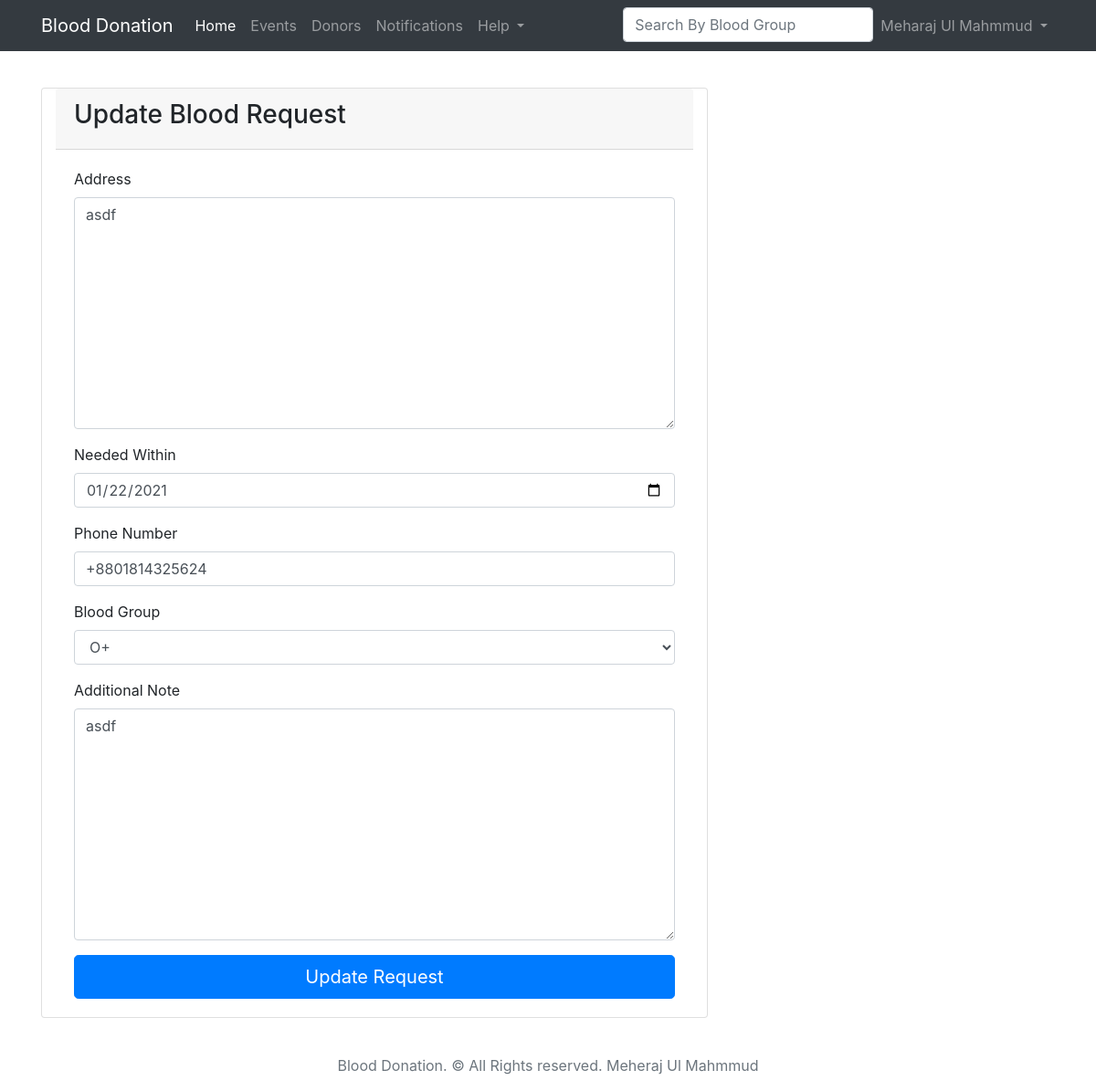
Screenshot of /edit-request/4 (signed in) with the database file from the repository.
### user/models.py (models this page shows, shortened)
class User(AbstractBaseUser):
    email = models.EmailField(max_length=255, unique=True)
    name = models.CharField(max_length=255)
    date_joined = models.DateTimeField(auto_now_add=True)
    is_active = models.BooleanField(default=True)
    is_staff = models.BooleanField(default=False)
    is_admin = models.BooleanField(default=False)
    USERNAME_FIELD = 'email'
    REQUIRED_FIELDS = ['name']  # Email & Password are required by default.
    objects = MyUserManager()

### blood_request/models.py (models this page shows, shortened)
class RequestModel(models.Model):
    BLOOD_GROUP_CHOICES = [
        ('A+', 'A+'),
        ('A-', 'A-'),
        ('B+', 'B+'),
        ('B-', 'B-'),
        ('AB+', 'AB+'),
        ('AB-', 'AB-'),
        ('O+', 'O+'),
        ('O-', 'O-'),
    ]
    user = models.ForeignKey('user.User', null=True, on_delete=models.CASCADE)
    address = models.TextField(max_length=255)
    needed_within = models.DateField()
    phone = models.CharField(max_length=20)
    blood_group = models.CharField(max_length=255, choices=BLOOD_GROUP_CHOICES)
    note = models.TextField(blank=True, null=True)
    posted_on = models.DateTimeField(auto_now_add=True)

### blood_request/views.py (the view, shortened to what this page needs)
# urls.py: path('edit-request/<str:pk>', edit_request_view, name="edit-request"),
@login_required(login_url='login')
def edit_request_view(request, pk):
    task = "Update"
    request_item = RequestModel.objects.get(id=pk)
    form = PostRequestForm(instance=request_item)
    context = {
        'task': task,
        'form': form
    }
    return render(request, 'request/create_request.html', context)

### blood_request/forms.py
class PostRequestForm(ModelForm):
    needed_within = forms.DateField(widget=forms.DateInput(attrs={'type': 'date'}))
    class Meta:
        model = RequestModel
        fields = '__all__'
        exclude = ['user']

### blood_request/templates/request/create_request.html (shortened to what this page needs)
{% extends "request/base.html" %}
{% load widget_tweaks %}
{% block content %}
<div class="col-md-8 mt-4">
    <div class="card my-4">
        <div class="col-lg-12">
            <div class="card-header">
                <h3 class="text-black">{{ task }} Blood Request</h3>
            </div>
            <div class="card-body">
                <form method="POST" action="">
                    <div class="form-group">
                        <label>Address</label><br/>
                        {{form.address|add_class:"form-control"}}
                    </div>
                    <div class="form-group">
                        <label>Needed Within</label>
                        {{form.needed_within|add_class:"form-control"}}
                    </div>
                    <div class="form-group">
                        <label>Phone Number</label>
                        {{form.phone|add_class:"form-control"}}
                    </div>
                    <div class="form-group">
                        <label>Blood Group</label> <br>
                        {{form.blood_group|add_class:"form-control"}}
                    </div>
                    <div class="form-group">
                        <label>Additional Note</label><br/>
                        {{form.note|add_class:"form-control"}}
                    </div>
                    <button type="submit" class="btn btn-primary btn-lg btn-block">{{ task }} Request</button>
                </form>
            </div>
        </div>
    </div>
</div>
{% endblock %}

### blood_request/templates/request/base.html (shortened to what this page needs)
<!DOCTYPE html>
{% load static %}
<html lang="en">
<head>
    <link href="https://stackpath.bootstrapcdn.com/bootstrap/4.5.2/css/bootstrap.min.css"
 rel="stylesheet">
</head>
<body>
<nav class="navbar navbar-expand-lg navbar-dark bg-dark fixed-top">
    <div class="container">
        <a class="navbar-brand" href="{% url 'home' %}">Blood Donation</a>
        <div class="collapse navbar-collapse" id="navbarResponsive">
            <ul class="navbar-nav">
                {% if user.is_authenticated %}
                <li class="nav-item">
                    <a class="nav-link active" href="{% url 'home' %}">Home</a>
                </li>
                <li class="nav-item">
                    <a class="nav-link" href="{% url 'event-home' %}">Events</a>
                </li>
                <li class="nav-item">
                    <a class="nav-link" href="{% url 'donors' %}">Donors</a>
                </li>
                <li class="nav-item">
                    <a class="nav-link" href="{% url 'notification' %}">Notifications</a>
                </li>
                <li class="nav-item dropdown">
                    <a aria-expanded="false" aria-haspopup="true" class="nav-link dropdown-toggle"
                       data-toggle="dropdown"
                       href="#" id="navbarDropdownMenuLink" role="button">
                        Help
                    </a>
                </li>
                {% endif %}
            </ul>
            <ul class="navbar-nav ml-auto">
                <li class="nav-item">
                    <form method="GET">
                        <input class="form-control" type="text" id="id_q" name="q" placeholder="Search By Blood Group"
                               >
                    </form>
                </li>
                <li class="nav-item dropdown">
                    <a aria-expanded="false" aria-haspopup="true" class="nav-link dropdown-toggle"
                       data-toggle="dropdown"
                       href="#" id="navbarDropdownMenuLink2" role="button">
                        {{ request.user.name }}
                    </a>
                </li>
            </ul>
        </div>
    </div>
</nav>
<br/>
<br/>
<main class="flex-shrink-0" role="main">
    <div class="container">
        <div class="row">
            {% block content %}
            {% endblock %}
        </div>
    </div>
</main>
<footer class="footer mt-auto py-3">
    <div class="container text-center">
        <span class="text-muted">Blood Donation. © All Rights reserved. Meheraj Ul Mahmmud</span>
    </div>
</footer>
</body>
</html>

### rows the page displays
User: user.name "Meharaj Ul Mahmmud"
RequestModel: address "asdf", needed_within "01/22/2021", phone "+8801814325624", blood_group "O+", note "asdf"

### other values shown
{{ task }} "Update"
